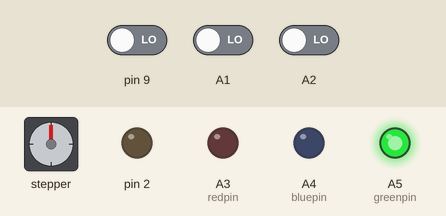
A sketch run on a simulated Arduino Uno, built with avr-gcc and run on an emulated ATmega328P. Shown: stepper motor, output pins drawn as LEDs (lit = HIGH). Dashed ring = blinking. The test bench sets the inputs (shaded band); at power-on: pin 9 LOW, A2 LOW, A1 LOW. Stepper angles assume 200 steps per turn; what the sketch prints to the serial monitor is not drawn.

Above: at 2.2 s.
2.3 s: pin 9 driven HIGH
At 5.3 s:
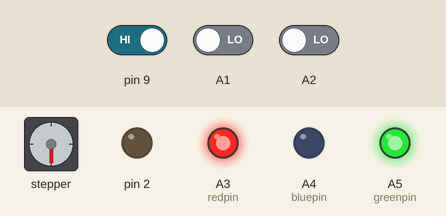
5.5 s: A2 driven HIGH
At 6.07 s:
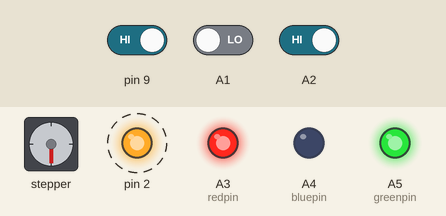
8.7 s: A1 driven HIGH
11.9 s: A2 driven LOW
At 14.63 s:
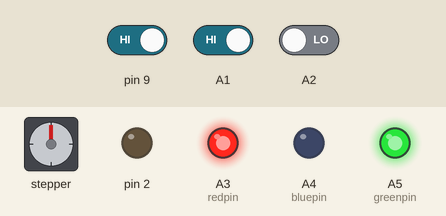
Timing chart, 0 to 27.0 s (numbered marks = the images above; inputs shaded):
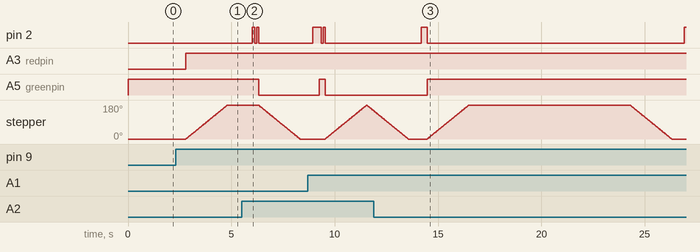

The sketch:

sprinklerArduino.ino
```cpp
#include <AFMotor.h>
#include <IRremote.h>

AF_Stepper motor(200, 1);

IRrecv irrecv(A0);
decode_results results;

bool roating = false;
bool opening = false;
bool closing = false;

bool enabled = false;

unsigned long previousMillis = 0;

unsigned long interval = 10000;

int redpin = A3;
int bluepin =A4;
int greenpin = A5;

void setup(){
  // button input
  pinMode(A1, INPUT);

  // stop button input
  pinMode(A2, INPUT);

  // input of clock
  pinMode(9, INPUT);

  // LEDs
  pinMode(redpin, OUTPUT);
  pinMode(bluepin, OUTPUT);
  pinMode(greenpin, OUTPUT);

  // buzzer
  pinMode(2, OUTPUT);

  irrecv.enableIRIn();   // enable ir receiver module

  motor.setSpeed(15);
  motor.release();

  analogWrite(greenpin, 255);

  Serial.begin(9600);
  delay(1000);
}

void loop(){

  // get current timer since start of arduino
  unsigned long currentMillis = millis();

  // check if start button pressed
  if(digitalRead(A1) == 1 && roating == false){
      Serial.print("check if start button pressed");
    digitalWrite(2, HIGH);
    delay(300);
    digitalWrite(2, LOW);
    roating = true;
    opening = true;
    previousMillis = currentMillis;
    analogWrite(redpin, 255);
    analogWrite(greenpin, 142);
  }
  // check if time passed
  if(currentMillis - previousMillis >= interval && enabled == true){
          Serial.print("check if time passed");
    closing = true;
  }

//   check if clock input is high
          Serial.print("PIN 13 ");
          Serial.print(digitalRead(9));

  if(digitalRead(9) == 1 && roating == false){
          Serial.print("check if clock input is high");

    roating = true;
    opening = true;
    previousMillis = currentMillis;
    analogWrite(redpin, 255);
    analogWrite(greenpin, 142);
  }

  // check if stop button was pressed
  if(digitalRead(A2) == 1 && roating == true){
              Serial.print("check if stop button was pressed");
    digitalWrite(2, HIGH);
    delay(100);
    digitalWrite(2, LOW);
    delay(100);
    digitalWrite(2, HIGH);
    delay(100);
    digitalWrite(2, LOW);

    roating = false;
    closing = true;
    analogWrite(redpin, 255);
    analogWrite(greenpin, 0);
  }

  // start opening
  if(opening == true && enabled == false){
              Serial.print("start opening");

    enabled = true;
    motor.step(100, FORWARD, DOUBLE);
  }

  // start closing
  if(closing == true && enabled == true){
              Serial.print("start closing");
    opening = false;
    roating = false;
    enabled = false;
    closing = false;
    motor.step(100, BACKWARD, DOUBLE);
  }

  // read remote
  if (irrecv.decode(&results)){
    Serial.print("irCode: ");    //print "irCode: "
    Serial.print(results.value, HEX); //print the value in hexdecimal
    Serial.print(",  bits: ");  //print" , bits: "
    Serial.println(results.bits); //print the bits
    irrecv.resume();    // Receive the next value
  }
  Serial.print("PIN");
  Serial.print(digitalRead(A1));
  delay(600); //delay 600ms

}
```

Measured:
- after the input at 2.3 s, A3 (redpin): LOW → HIGH after 0.50 s; stepper: turns 180° clockwise in 2.0 s, starting after 0.50 s
- after the input at 5.5 s, pin 2: alternates HIGH for 0.10 s and LOW for 0.10 s, 4 changes in all, then stays LOW, starting after 0.52 s; A5 (greenpin): HIGH → LOW after 0.82 s; stepper: keeps turning counter-clockwise at about 90°/s, starting after 0.82 s
- after the input at 11.9 s, A5 (greenpin): goes on until 14.5 s, then stays HIGH
